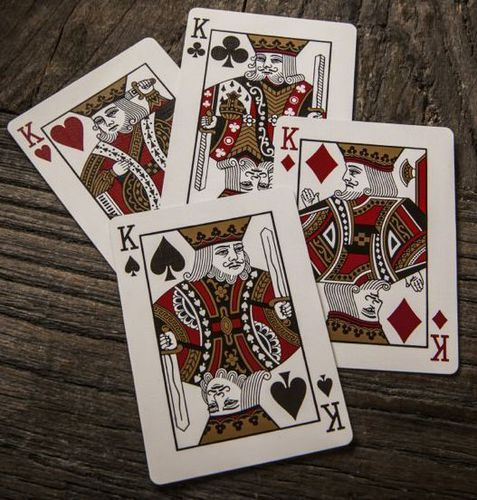
#> input picture TP/TP2/TP_Card/cards.jpg, 477 x 500 px, given in place of the camera
$ python fluxMain.py
#> lines starting #> are read from the running program, lines starting #| are printed output that depends on the picture
import cv2 as cv
import numpy as np

def main():
    # Récupération du flux vidéo
    cap = cv.VideoCapture(0)

    points = []

    # Ajout de trackbars pour modifier les valeurs HSV et donc changer la couleur de l'image
    cv.namedWindow("HSV")

    cv.createTrackbar("Hmin", "HSV", 0, 179, lambda x: x)
    cv.createTrackbar("Smin", "HSV", 0, 255, lambda x: x)
    cv.createTrackbar("Vmin", "HSV", 0, 255, lambda x: x)

    cv.createTrackbar("Hmax", "HSV", 179, 179, lambda x: x)
    cv.createTrackbar("Smax", "HSV", 255, 255, lambda x: x)
    cv.createTrackbar("Vmax", "HSV", 255, 255, lambda x: x)

    #Bleu
    # Régler les valeurs HSV
    cv.setTrackbarPos("Hmin", "HSV", 107)
    cv.setTrackbarPos("Smin", "HSV", 208)
    cv.setTrackbarPos("Vmin", "HSV", 114)

    cv.setTrackbarPos("Hmax", "HSV", 163)
    cv.setTrackbarPos("Smax", "HSV", 255)
    cv.setTrackbarPos("Vmax", "HSV", 255)

    while True:
        ret, frame = cap.read()
#> frame is the input picture: shape (500, 477, 3); mean B, G, R 88.1, 96.6, 109.6
        # Flip de l'image
        frame = cv.flip(frame, 1)
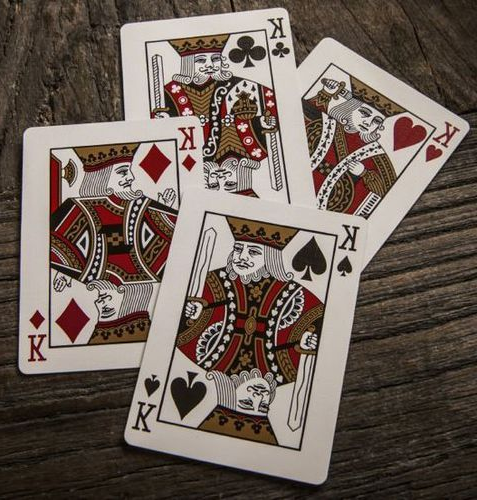
#> frame: shape (500, 477, 3); mean B, G, R 88.1, 96.6, 109.6

        # Conversion du flux vidéo en HSV
        hsv = cv.cvtColor(frame, cv.COLOR_BGR2HSV)
#> hsv: shape (500, 477, 3); mean H, S, V 21.2, 75.8, 109.6

        # On récupère les valeurs des trackbars
        hmin = cv.getTrackbarPos("Hmin", "HSV")
        smin = cv.getTrackbarPos("Smin", "HSV")
        vmin = cv.getTrackbarPos("Vmin", "HSV")
        hmax = cv.getTrackbarPos("Hmax", "HSV")
        smax = cv.getTrackbarPos("Smax", "HSV")
        vmax = cv.getTrackbarPos("Vmax", "HSV")

        # Création d'un masque HSV
        mask = cv.inRange(hsv, (hmin, smin, vmin), (hmax, smax, vmax))
#> mask: shape (500, 477); every value is 0

        # Application du mask sur l'image de base
        res = cv.bitwise_and(frame, frame, mask=mask)
#> res: shape (500, 477, 3); every value is 0

        # Faire un lissage de l'image
        kernel = np.ones((5, 5), np.uint8)
        mask = cv.erode(mask, kernel)

        # Ajout d'un contour sur la partie bleue de l'image
        contours, _ = cv.findContours(mask, cv.RETR_EXTERNAL, cv.CHAIN_APPROX_SIMPLE)
#> contours = []

        # Affichage d'une boîte englobante pour chaque contour
        imgBoite = frame.copy()
        for contour in contours:
            # Ne prendre que les contours de taille suffisante
            if cv.contourArea(contour) < 1000:
                continue
            x, y, w, h = cv.boundingRect(contour)
            cv.rectangle(imgBoite, (x, y), (x + w, y + h), (0, 255, 0), 2)
            points.append((x + w // 2, y + h // 2))
#> this loop made 0 passes
#> after the loop, points = []

        # Récupération des points pour le centre de la boite englobante et ajout dans la liste
        for point in points:
            cv.circle(imgBoite, point, 5, (255, 0, 0), -1)

        cv.namedWindow("RES")
        cv.imshow("RES", res)

        # Resize de la fenêtre HSV
        cv.resizeWindow("HSV", 640, 480)
        cv.imshow("HSV", mask)

        cv.namedWindow("Result")
        cv.imshow("Result", imgBoite)

        # q pour quitter le programme
        if cv.waitKey(1) == ord('q'):
#> (key q is pressed here)
            break
        # r pour reset la liste des points
        elif cv.waitKey(1) == ord('r'):
            points = []

    # Fermeture des fenêtres
    cap.release()
    cv.waitKey(1)
    cv.destroyAllWindows()

if __name__ == "__main__":
    main()
